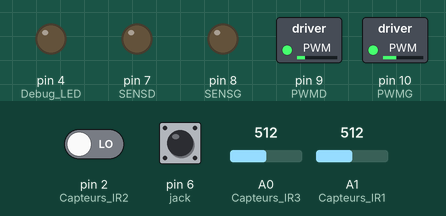
Simulated run of this program. Board: Arduino Nano Every. Shown: switched loads named in the program (green lamp = pin HIGH), output pins drawn as LEDs (lit = HIGH). Inputs (shaded band) come from the test bench; at power-on: A0 (Capteurs_IR3) = 512, pin 2 (Capteurs_IR2) LOW, pin 6 (jack) HIGH, A1 (Capteurs_IR1) = 512. What the program prints to the serial monitor is not drawn.

Above: at 1.2 s.
1.3 s: A0 (Capteurs_IR3) set to 166
4.3 s: A0 (Capteurs_IR3) set to 143
At 5.4 s:
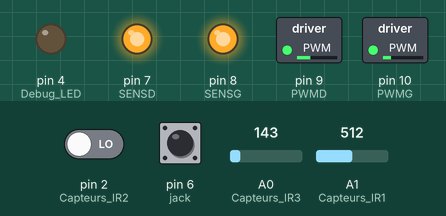
7.3 s: A0 (Capteurs_IR3) set to 160
At 7.6 s:
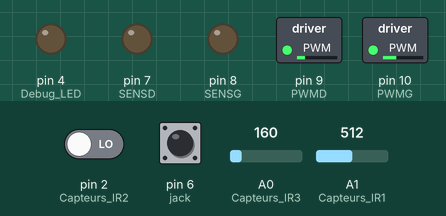
10.3 s: A0 (Capteurs_IR3) set to 140
At 11.0 s:
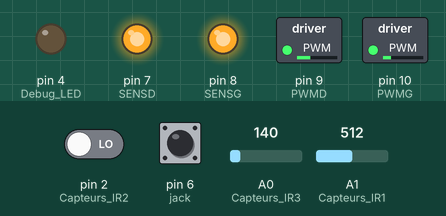
13.3 s: A0 (Capteurs_IR3) set to 306
Timing chart, 0 to 16.3 s (numbered marks = the images above; inputs shaded):
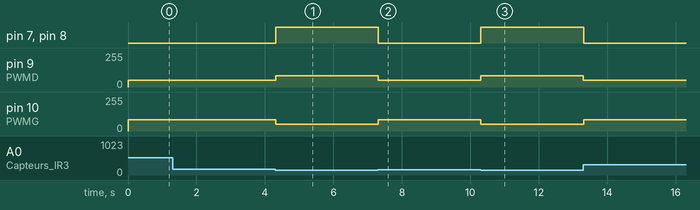

Measured:
- the behaviour switches between 151 and 150 on A0 (Capteurs_IR3) (found by bisection; images 0 and 1)
- after the input at 4.3 s, pin 7 (SENSD), pin 8 (SENSG): LOW → HIGH at once; pin 9 (PWMD): 50/255 → 83/255 at once; pin 10 (PWMG): 83/255 → 50/255 at once
- after the input at 7.3 s, pin 7 (SENSD), pin 8 (SENSG): HIGH → LOW at once; pin 9 (PWMD): 83/255 → 50/255 at once; pin 10 (PWMG): 50/255 → 83/255 at once
- after the input at 10.3 s, pin 7 (SENSD), pin 8 (SENSG): LOW → HIGH at once; pin 9 (PWMD): 50/255 → 83/255 at once; pin 10 (PWMG): 83/255 → 50/255 at once

The program:

main.cpp
```cpp
#include <Arduino.h>

//===== Déclaration des broches =====================
const int PWMG = 10; // Signal PWM Gauche vers le pont en H
const int PWMD = 9;  // Signal PWM Droit vers le pont en H
const int SENSG = 8; // Signal SENS Gauche vers le pont en H
const int SENSD = 7; // Signal SENS Droit vers le pont en H
const int jack = 6;  // Entrée du Jack de démarrage du robot
const int Capteurs_IR1 = A1; // Capteur infrarouge gauche (Analog)
const int Capteurs_IR2 = 2; // Capteur infrarouge centre (Digital)
const int Capteurs_IR3 = A0; // Capteur infrarouge droit (Analog)
const int Capteur_Sol = A3;  // Détecteur de sol
const int Debug_LED = 4;

#define S0 0
#define S1 1
#define S2 2
#define S3 3
#define S4 4
#define S5 5
#define S6 6

unsigned char state = S1;


/**
 * @brief Retourne un NL haut si la ligne blanche est detectée.
 *
 * @return unsigned char
 */
unsigned char Detecter_Ligne_Blanche(void);

/**
 * @brief Fait avancer le robot tout droit
 *
 */
void Robot_Avance(void);

/**
 * @brief Fait reculer le robot
 *
 */
void Robot_Reculer(void);

/**
 * @brief Fait arreter le robot
 *
 */
void Arret_Moteur(void);

/**
 * @brief Retourne un NL haut si le jack est retiré
 *
 * @return unsigned char
 */
unsigned char Jack_retire(void);

/**
 * @brief Retourne un NL haut si un obstacle est détecté
 *
 * @return unsigned char
 */
unsigned char Detecter_Obstacle(void);

/**
 * @brief Retourne un NL haut si un obstacle est détecté sur les côtés
 *
 * @return unsigned char
 */
unsigned char Detecter_Tourner(void);

/**
 * @brief Fait un virage à droit ou gauche au robot en fonction des obstacles
 *
 */
void Effectuer_Tourner(void);

/**
 * @brief Fait un virage à gauche au robot
 *
 */
void Robot_Tourner_Gauche(void);

/**
 * @brief Fait un virage à droite au robot
 *
 */
void Robot_Tourner_Droite(void);


void setup()
{
    // Configuration des broches
    pinMode(SENSG, OUTPUT);
    pinMode(PWMG, OUTPUT);
    pinMode(SENSD, OUTPUT);
    pinMode(PWMD, OUTPUT);
    pinMode(jack, INPUT);  // Le jack est une entrée
    pinMode(Capteurs_IR1, INPUT);  // Capteur gauche
    pinMode(Capteurs_IR2, INPUT);  // Capteur centre
    pinMode(Capteurs_IR3, INPUT);  // Capteur droit
    pinMode(Capteur_Sol, INPUT);   // Détecteur de sol (lignes blanches)
    // pinMode(Capteur_Sol2, INPUT);  // Détecteur de sol supplémentaire (si utilisé)
    pinMode(Debug_LED, OUTPUT);

    Serial.begin(9600);
}


void loop()
{
  // Effectuer_Tourner();


  Serial.println(state);


    switch (state)
    {
        case S1: // Etat de defaut
        {
            if (Jack_retire() == HIGH)
            {
                state = S2;
            }

            break;
        }

        case S2: // Etat avance
        {
            if (Detecter_Ligne_Blanche() == HIGH)
            {
                state = S6;
            }
            else if (Detecter_Obstacle() == HIGH)
            {
                state = S3;
            }
            else
            {
                state = S2;
            }

            if (Detecter_Tourner()) {
                state = S4;
            }

            break;
        }

        case S3: // Etat Reculer
        {
            if (Detecter_Obstacle() == LOW)
            {
                state = S2;
            }
            else
            {
                state = S3;
            }

            break;
        }

        case S4: // Etat tourner
        {
            if (Detecter_Tourner() == HIGH)
            {
                state = S4;
            }
            else
            {
                state = S2;
            }

            break;
        }

        case S6: // Etat arret
        {
            if (Jack_retire() == LOW)
            {
                state = S1;
            }

            state = S6;

            break;
        }
    }

    switch (state)
    {
        case S1:
        {
            Arret_Moteur();

            break;
        }

        case S2:
        {
            Robot_Avance();

            break;
        }

        case S3:
        {
            Robot_Reculer();

            break;
        }

        case S4:
        {
            Effectuer_Tourner();

            break;
        }

        case S6:
        {
            Arret_Moteur();

            break;
        }
    }
}


unsigned char Detecter_Ligne_Blanche(void)
{
    // Lire l'état du détecteur de sol
    int sol = analogRead(Capteur_Sol);  // Le capteur de sol est en LOW pour une ligne blanche

    // Si le capteur détecte une ligne blanche (état LOW), renvoie 1
    if (sol > 150)
    {
        Robot_Avance();

        return 0;  // Ligne blanche détectée
    }
    else
    {
        return 1;  // Pas de ligne blanche
    }
}


void Robot_Avance(void)
{
    analogWrite(PWMD, 110);  // Vitesse du moteur droit
    analogWrite(PWMG, 103);  // Vitesse du moteur gauche
    digitalWrite(SENSG, HIGH); // Moteur gauche en avant
    digitalWrite(SENSD, LOW);  // Moteur droit en avant
}


void Robot_Reculer(void)
{
    analogWrite(PWMD, 75);  // Vitesse du moteur droit
    analogWrite(PWMG, 90);  // Vitesse du moteur gauche
    digitalWrite(SENSG, LOW); // Moteur gauche en arrière
    digitalWrite(SENSD, HIGH);  // Moteur droit en arrière
    delay(200);  // Recule pendant 350 millisecondes (ajuster selon besoin)
    Arret_Moteur();  // Arrête les moteurs après le recul
}


void Arret_Moteur(void)
{
    analogWrite(PWMD, 0);  // Stop moteur droit
    analogWrite(PWMG, 0);  // Stop moteur gauche
}


unsigned char Jack_retire(void)
{
    if (digitalRead(jack) == LOW) {
        return 0; // Jack en place
    } else {
        return 1; // Jack retiré
    }
}


unsigned char Detecter_Obstacle(void)
{
    // Lire les capteurs infrarouges
    int ir1 = analogRead(Capteurs_IR1); // Capteur gauche
    int ir2 = digitalRead(Capteurs_IR2); // Capteur centre
    int ir3 = analogRead(Capteurs_IR3); // Capteur droit

    // Si un des capteurs détecte un obstacle (valeur LOW (digital) ou inferieur à 150 (analogic)), renvoie 1
    if (ir1 > 150 || ir2 == HIGH || ir3 > 150) {
        return 1;  // Obstacle détecté
    } else {
        return 0;  // Pas d'obstacle
    }
}

unsigned char Detecter_Tourner(void)
{
    int ir1 = analogRead(Capteurs_IR1); // Capteur gauche
    int ir2 = digitalRead(Capteurs_IR2); // Capteur centre
    int ir3 = analogRead(Capteurs_IR3); // Capteur droit

    // Si un des capteurs (IR1, IR2, IR3) est actif (c'est-à-dire LOW), il faut tourner
    if (ir1 > 150 || ir2 == HIGH || ir3 > 150) {
        return 1;  // Il faut tourner
    } else {
        return 0;  // Aucun virage nécessaire
    }
}


void Effectuer_Tourner(void)
{
    int ir1 = analogRead(Capteurs_IR1); // Capteur gauche
    int ir2 = digitalRead(Capteurs_IR2); // Capteur centre
    int ir3 = analogRead(Capteurs_IR3); // Capteur droit

    // Si seul le capteur du milieu et du droit détectent un obstacle, tourner à gauche
    if (ir2 == HIGH && ir3 > 150) {
        Robot_Tourner_Gauche();
        Serial.println("Gauche");
    }
    // Si seul le capteur du milieu et du gauche détectent un obstacle, tourner à droite
    else if (ir1 > 150 && ir2 == HIGH) {
        Robot_Tourner_Droite();
        Serial.println("Droite");
    }
    // Si seul le capteur du milieu détecte un obstacle, freiner
    else if (ir2 == HIGH) {
        Arret_Moteur();
        Serial.println("Arret");
    // Freiner
    }
    // Si le capteur droit détecte un obstacle, tourner à gauche
    else if (ir3 > 150) {
        Robot_Tourner_Gauche();
        Serial.println("Gauche");
    }
    // Si le capteur gauche détecte un obstacle, tourner à droite
    else if (ir1 > 150) {
        Robot_Tourner_Droite();
        Serial.println("Droite");
    }
}


void Robot_Tourner_Gauche(void)
{
    analogWrite(PWMD, 50);  // Vitesse du moteur droit
    analogWrite(PWMG, 83);  // Vitesse du moteur gauche
    digitalWrite(SENSG, LOW); // Moteur gauche en arrière
    digitalWrite(SENSD, LOW);  // Moteur droit en avant
    delay(30); // Ajuster la durée du virage si nécessaire
    Arret_Moteur();  // Arrêter les moteurs après le virage
}


void Robot_Tourner_Droite(void)
{
    analogWrite(PWMD, 83);  // Vitesse du moteur droit
    analogWrite(PWMG, 50);  // Vitesse du moteur gauche
    digitalWrite(SENSG, HIGH); // Moteur gauche en avant
    digitalWrite(SENSD, HIGH);  // Moteur droit en arrière
    delay(30); // Ajuster la durée du virage si nécessaire
    Arret_Moteur();  // Arrêter les moteurs après le virage
}
```
